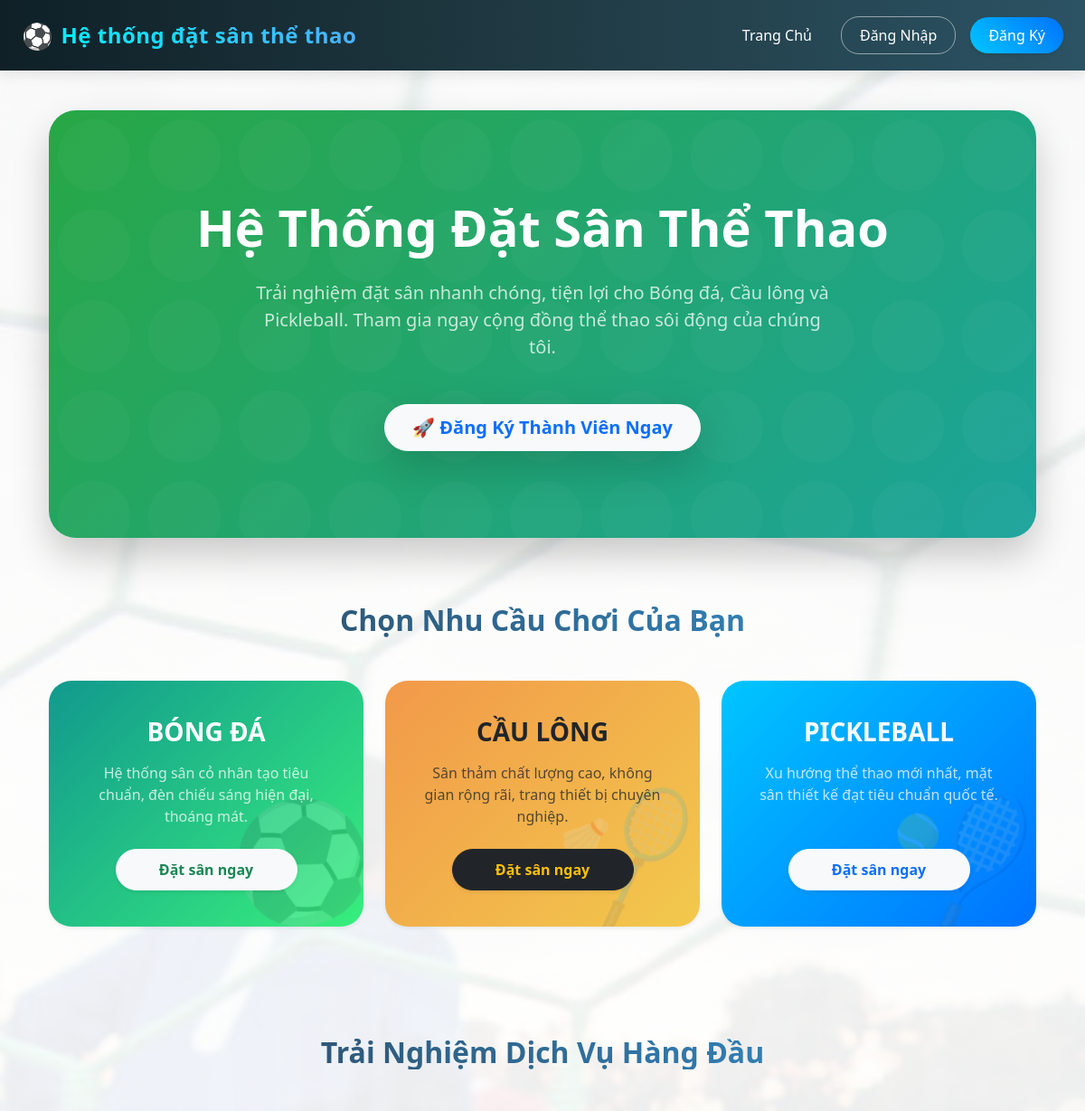
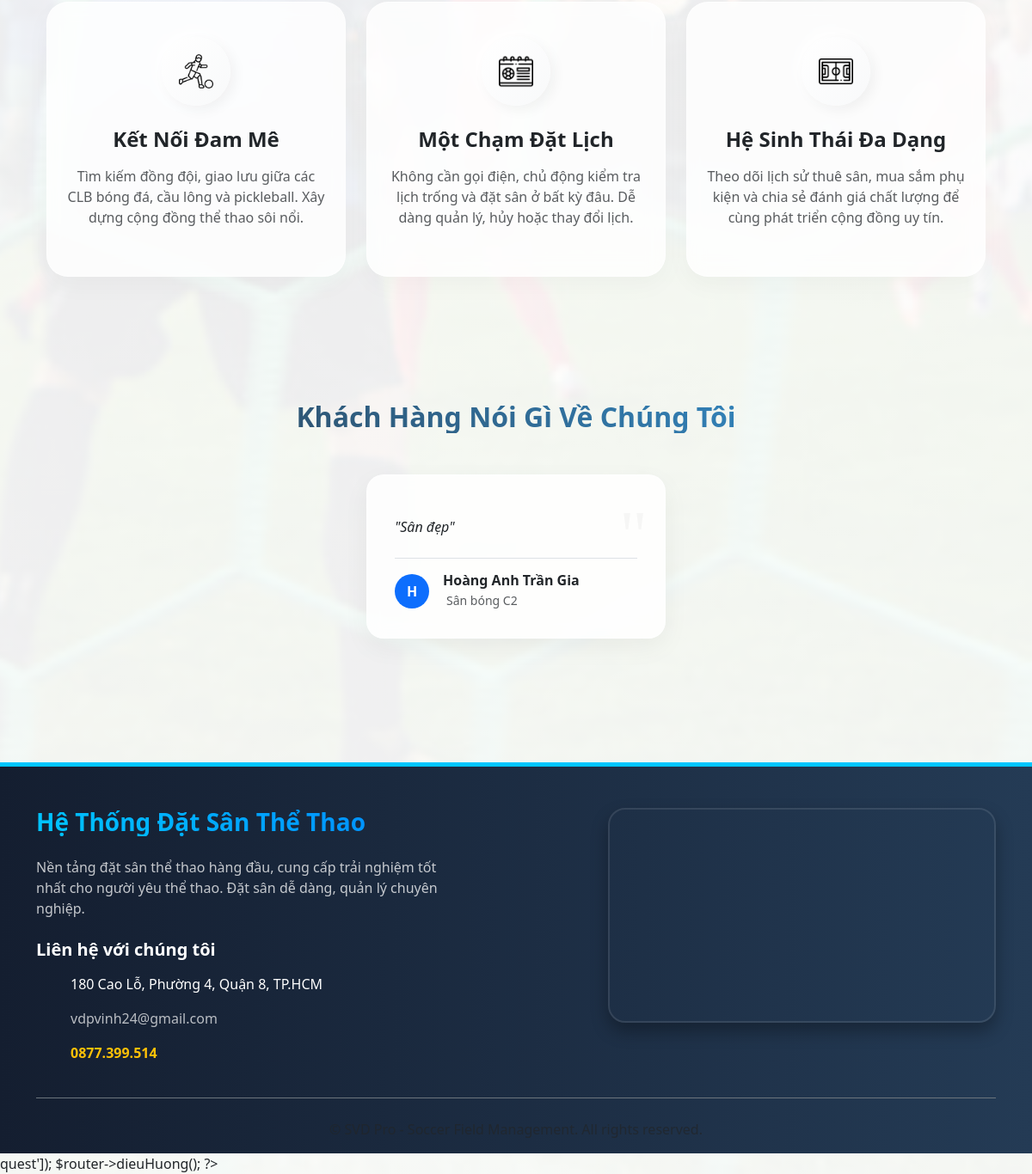
The page / on the database its author committed (2 pictures, top to bottom).
### tables this page shows
CREATE TABLE `danhgia` (
  `MaDG` int NOT NULL AUTO_INCREMENT,
  `MaKH` int NOT NULL,
  `MaSan` varchar(50) NOT NULL,
  `Diem` tinyint unsigned NOT NULL,
  `NoiDung` varchar(500) DEFAULT NULL,
  `NgayDanhGia` datetime DEFAULT NULL,
  `MaDatSan` int DEFAULT NULL,
  PRIMARY KEY (`MaDG`),
  KEY `FK_DanhGia_MaKH` (`MaKH`),
  KEY `FK_DanhGia_MaSan` (`MaSan`),
  KEY `FK_DanhGia_MaDatSan` (`MaDatSan`),
  CONSTRAINT `FK_DanhGia_MaDatSan` FOREIGN KEY (`MaDatSan`) REFERENCES `datsan` (`MaDatSan`),
  CONSTRAINT `FK_DanhGia_MaKH` FOREIGN KEY (`MaKH`) REFERENCES `khachhang` (`MaKH`),
  CONSTRAINT `FK_DanhGia_MaSan` FOREIGN KEY (`MaSan`) REFERENCES `san` (`MaSan`)
);

CREATE TABLE `khachhang` (
  `MaKH` int NOT NULL AUTO_INCREMENT,
  `HoTen` varchar(100) NOT NULL,
  `SDT` varchar(20) DEFAULT NULL,
  `Email` varchar(100) DEFAULT NULL,
  `DiaChi` varchar(255) DEFAULT NULL,
  `MaTK` int NOT NULL,
  PRIMARY KEY (`MaKH`),
  KEY `FK_KhachHang_MaTK` (`MaTK`),
  CONSTRAINT `FK_KhachHang_MaTK` FOREIGN KEY (`MaTK`) REFERENCES `taikhoan` (`MaTK`)
);

CREATE TABLE `san` (
  `MaSan` varchar(50) NOT NULL,
  `TenSan` varchar(100) NOT NULL,
  `GiaThue` decimal(12,2) NOT NULL,
  `TinhTrang` varchar(30) DEFAULT NULL,
  `MoTa` varchar(500) DEFAULT NULL,
  `MaLoai` varchar(10) NOT NULL,
  PRIMARY KEY (`MaSan`),
  KEY `FK_San_LoaiSan` (`MaLoai`),
  CONSTRAINT `FK_San_LoaiSan` FOREIGN KEY (`MaLoai`) REFERENCES `loaisan` (`MaLoai`)
);

### index.php (called while the page is built, shortened)
<?php
require_once __DIR__ . '/app/Core/Autoloader.php';
$router = new Router();
$router->get('auth/hienThiDangNhap', 'AuthController@hienThiDangNhap');
$router->post('auth/xuLyDangNhap', 'AuthController@xuLyDangNhap');
$router->post('/auth/dangXuat', 'AuthController@dangXuat');
$router->get('dang-xuat', [AuthController::class, 'dangXuat']);
$router->get('dat-san', [DatsanController::class, 'chonSan']);
$router->post('/get-khung-gio-trong', [DatsanController::class, 'getKhungGioTrong']);
$router->post('/kiem-tra-san', [DatsanController::class, 'kiemTraVaTinhGia']);
$router->post('luu-tam-dat-san', [DatsanController::class, 'luuTamDatSan']);
$router->post('luu-tam-dich-vu', [DatsanController::class, 'luuTamDichVu']);
$router->get('xac-nhan-thanh-toan', [DatsanController::class, 'xacNhanThanhToan']);
$router->post('hoan-tat-dat-san', [DatsanController::class, 'hoanTatDatSan']);
$router->get('thanh-cong', [DatsanController::class, 'thanhCong']);
$router->get('loi-thanh-toan', [DatsanController::class, 'loiThanhToan']);
$router->get('chon-dich-vu', [DatsanController::class, 'chonDichVu']);
$router->get('datsan/dat-co-dinh', [DatsanController::class, 'showDatCoDinhForm']);
$router->post('datsan/kiem-tra-co-dinh', [DatsanController::class, 'handleKiemTraCoDinh']);
$router->post('datsan/luu-tam-dat-co-dinh', [DatsanController::class, 'luuTamDatCoDinh']);
$router->get('admin-dashboard', [AdminController::class, 'hienThiDashboard']);
$router->get('admin-san', [AdminController::class, 'quanLySan']);
$router->get('form-them-san', [AdminController::class, 'hienThiThemSan']);
$router->post('admin-san-them', [AdminController::class, 'xuLyThemSan']);
$router->post('admin-san-xoa', [AdminController::class, 'xuLyXoaSan']);
$router->get('admin-san-sua', [AdminController::class, 'hienThiSuaSan']);
$router->post('admin-san-capnhat', [AdminController::class, 'xuLySuaSan']);
$router->get('forgot-password', [AuthController::class, 'hienThiQuenMatKhau']);
$router->post('forgot-password', [AuthController::class, 'guiEmailReset']);
$router->get('reset-password', [AuthController::class, 'hienThiDatLaiMatKhau']);
$router->post('reset-password', [AuthController::class, 'datLaiMatKhau']);
$router->get('/admin/datsan-theo-ngay', 'AdminController@hienThiDatSanTheoNgay');
$router->post('/admin/datsan-theo-ngay', 'AdminController@xuLyDatSanTheoNgay');
$router->get('/admin/khachhang', 'AdminController@quanLyKhachHang');
$router->post('/admin/khachhang', 'AdminController@quanLyKhachHang');
$router->get('/admin/nhaphang', 'AdminController@nhapHang');
$router->post('/admin/nhaphang', 'AdminController@xuLyNhapHang');
$router->get('admin/booking-details', 'AdminController@bookingDetails');
$router->get('admin/kho-hang', 'AdminController@khoHang');
$router->get('admin/kho-hang/them', 'AdminController@themSanPham');
$router->post('admin/kho-hang/them', 'AdminController@xuLyThemSanPham');
$router->get('admin/kho-hang/sua', 'AdminController@suaSanPham');
$router->post('admin/kho-hang/sua', 'AdminController@xuLySuaSanPham');
$router->post('admin/kho-hang/xoa', 'AdminController@xuLyXoaSanPham');
$router->get('admin/don-hang', 'AdminController@quanLyDonHang');
$router->post('admin/don-hang/cap-nhat', 'AdminController@xuLyCapNhatTrangThaiDonHang');
$router->get('admin/nhan-vien', 'AdminController@quanLyNhanVien');
$router->get('admin/nhan-vien/them', 'AdminController@hienThiThemNhanVien');
$router->post('admin/nhan-vien/xu-ly-them', 'AdminController@xuLyThemNhanVien');
$router->post('admin/nhan-vien/xoa', 'AdminController@xuLyXoaNhanVien');
$router->get('store', 'StoreController@index');
$router->post('cart/add', 'CartController@add');
$router->get('cart', 'CartController@index');
$router->get('cart/count', 'CartController@getCartCount');
$router->post('cart/update', 'CartController@update');
$router->post('cart/remove', 'CartController@remove');
$router->get('checkout', 'CheckoutController@index');
$router->post('checkout/place-order', 'CheckoutController@placeOrder');
$router->get('checkout/success', 'CheckoutController@success');
$router->get('user/profile', 'UserController@showProfile');
$router->get('user/booking-history', 'UserController@bookingHistory');
$router->get('user/booking-details', 'UserController@bookingDetails');
$router->get('user/invoice-history', 'UserController@invoiceHistory');
$router->get('admin/revenue', 'AdminController@hienThiDoanhThu');
$router->dieuHuong();
?>quest']);

### app/Controllers/HomeController.php (called while the page is built, shortened)
<?php
class HomeController extends Controller {
    public function index() {
        $danhGiaModel = new DanhGiaModel();
        $recentReviews = $danhGiaModel->getRecentReviews(3);
        $this->view('home/index', [
            'title' => 'Trang Chủ Hệ Thống Quản Lý Sân Vận Động',
            'recentReviews' => $recentReviews
        ]);
    }
}

### app/Core/Autoloader.php (called while the page is built, shortened)
<?php
spl_autoload_register(function ($className) {
    $prefix = 'App\\';
    $baseDir = __DIR__ . '/../';
    $len = strlen($prefix);
    $relativeClass = substr($className, $len);
    $file = $baseDir . str_replace('\\', '/', $relativeClass) . '.php';
});

### app/Models/DanhGiaModel.php (called while the page is built, shortened)
<?php
require_once 'Database.php';
class DanhGiaModel {
    private $db;
    public function __construct() {
        $database = new Database();
        $this->db = $database->connect();
    }
    public function getRecentReviews(int $limit = 3): array {
        $sql = "SELECT
                    dg.Diem,
                    dg.NoiDung,
                    dg.NgayDanhGia,
                    kh.HoTen,
                    sb.TenSan,
                    ds.NgayDat,
                    ds.GioBatDau
                FROM
                    danhgia AS dg
                JOIN
                    khachhang AS kh ON dg.MaKH = kh.MaKH
                JOIN
                    datsan AS ds ON dg.MaDatSan = ds.MaDatSan
                JOIN
                    san AS sb ON ds.MaSan = sb.MaSan
                ORDER BY
                    dg.NgayDanhGia DESC
                LIMIT :limit";
        try {
            $stmt = $this->db->prepare($sql);
            $stmt->bindParam(':limit', $limit, \PDO::PARAM_INT);
            $stmt->execute();
            return $stmt->fetchAll();
        } catch (\PDOException $e) {
            error_log("SQL Error fetching recent reviews: " . $e->getMessage());
            return [];
        }
    }
}

### app/Models/Database.php (called while the page is built, shortened)
<?php
class Database {
    private $host = DB_HOST;
    private $db_name = DB_NAME;
    private $username = DB_USER;
    private $password = DB_PASS;
    private static $conn;
    public function connect() {
        self::$conn = null;
        $dsn = "mysql:host={$this->host};dbname={$this->db_name};charset=utf8";
        try {
            self::$conn = new PDO($dsn, $this->username, $this->password);
            self::$conn->setAttribute(PDO::ATTR_ERRMODE, PDO::ERRMODE_EXCEPTION);
            self::$conn->setAttribute(PDO::ATTR_DEFAULT_FETCH_MODE, PDO::FETCH_ASSOC);
        } catch(PDOException $exception) {
            echo "Lỗi kết nối CSDL: " . $exception->getMessage();
            throw $exception;
        }
        return self::$conn;
    }
}

### views/home/index.php (the view, shortened to what this page needs)
<?php
require_once __DIR__ . '/../layouts/header.php';
?>
<div class="container">
    <div id="hero-banner" class="p-5 mb-5 text-center text-white">
        <div class="container-fluid py-5 position-relative" style="z-index: 2;">
            <h1 class="display-4 fw-bold mb-4 text-shadow">Hệ Thống Đặt Sân Thể Thao</h1>
            <p class="col-md-8 fs-5 mx-auto mb-5 opacity-75">
                Trải nghiệm đặt sân nhanh chóng, tiện lợi cho Bóng đá, Cầu lông và Pickleball. Tham gia ngay cộng đồng thể thao sôi động của chúng tôi.
            </p>
            <?php if (!isset($_SESSION['user_logged_in'])): ?>
                <a href="<?php echo BASE_URL; ?>auth/hienThiDangKy" class="btn btn-light text-primary btn-lg btn-custom shadow-lg">🚀 Đăng Ký Thành Viên Ngay</a>
            <?php endif; ?>
        </div>
    </div>
    <div id="booking-section" class="mb-5 py-4">
        <h2 class="section-title">Chọn Nhu Cầu Chơi Của Bạn</h2>
        <div class="row g-4 justify-content-center">
            <div class="col-lg-4 col-md-6">
                <?php $linkBD = isset($_SESSION['user_logged_in']) ? BASE_URL . 'datsan/chonsan?loai=bd' : BASE_URL . 'auth/hienThiDangNhap'; ?>
                <a href="<?php echo $linkBD; ?>" class="text-decoration-none">
                    <div class="card sport-card h-100 shadow-sm text-white bg-football p-4">
                        <div class="card-body d-flex flex-column text-center">
                            <h3 class="fw-bold mb-3">BÓNG ĐÁ</h3>
                            <p class="mb-4 opacity-75">Hệ thống sân cỏ nhân tạo tiêu chuẩn, đèn chiếu sáng hiện đại, thoáng mát.</p>
                            <div class="mt-auto">
                                <span class="btn btn-light text-success btn-custom w-75 mx-auto shadow-sm">Đặt sân ngay</span>
                            </div>
                            <div class="sport-icon-bg">⚽</div>
                        </div>
                    </div>
                </a>
            </div>
            <div class="col-lg-4 col-md-6">
                <?php $linkCL = isset($_SESSION['user_logged_in']) ? BASE_URL . 'datsan/chonsan?loai=cl' : BASE_URL . 'auth/hienThiDangNhap'; ?>
                <a href="<?php echo $linkCL; ?>" class="text-decoration-none">
                    <div class="card sport-card h-100 shadow-sm text-dark bg-badminton p-4">
                        <div class="card-body d-flex flex-column text-center">
                            <h3 class="fw-bold mb-3">CẦU LÔNG</h3>
                            <p class="mb-4 opacity-75">Sân thảm chất lượng cao, không gian rộng rãi, trang thiết bị chuyên nghiệp.</p>
                            <div class="mt-auto">
                                <span class="btn btn-dark text-warning btn-custom w-75 mx-auto shadow-sm">Đặt sân ngay</span>
                            </div>
                            <div class="sport-icon-bg">🏸</div>
                        </div>
                    </div>
                </a>
            </div>
            <div class="col-lg-4 col-md-6">
                <?php $linkPKB = isset($_SESSION['user_logged_in']) ? BASE_URL . 'datsan/chonsan?loai=pkb' : BASE_URL . 'auth/hienThiDangNhap'; ?>
                <a href="<?php echo $linkPKB; ?>" class="text-decoration-none">
                    <div class="card sport-card h-100 shadow-sm text-white bg-pickleball p-4">
                        <div class="card-body d-flex flex-column text-center">
                            <h3 class="fw-bold mb-3">PICKLEBALL</h3>
                            <p class="mb-4 opacity-75">Xu hướng thể thao mới nhất, mặt sân thiết kế đạt tiêu chuẩn quốc tế.</p>
                            <div class="mt-auto">
                                <span class="btn btn-light text-primary btn-custom w-75 mx-auto shadow-sm">Đặt sân ngay</span>
                            </div>
                            <div class="sport-icon-bg">🎾</div>
                        </div>
                    </div>
                </a>
            </div>
        </div>
    </div>
    <div class="py-5 mb-5">
        <h2 class="section-title">Trải Nghiệm Dịch Vụ Hàng Đầu</h2>
        <div class="row g-4 text-center features-section">
            <div class="col-md-4">
                <div class="feature-item">
                    <div class="feature-icon-wrapper">
                        <img src="<?php echo BASE_URL; ?>public/images/image_5.png" alt="" class="img-fluid" style="max-width: 40px;">
                    </div>
                    <h4 class="fw-bold text-dark mb-3">Kết Nối Đam Mê</h4>
                    <p class="text-muted">Tìm kiếm đồng đội, giao lưu giữa các CLB bóng đá, cầu lông và pickleball. Xây dựng cộng đồng thể thao sôi nổi.</p>
                </div>
            </div>
            <div class="col-md-4">
                <div class="feature-item">
                    <div class="feature-icon-wrapper">
                        <img src="<?php echo BASE_URL; ?>public/images/image_4.png" alt="" class="img-fluid" style="max-width: 40px;">
                    </div>
                    <h4 class="fw-bold text-dark mb-3">Một Chạm Đặt Lịch</h4>
                    <p class="text-muted">Không cần gọi điện, chủ động kiểm tra lịch trống và đặt sân ở bất kỳ đâu. Dễ dàng quản lý, hủy hoặc thay đổi lịch.</p>
                </div>
            </div>
            <div class="col-md-4">
                <div class="feature-item">
                    <div class="feature-icon-wrapper">
                        <img src="<?php echo BASE_URL; ?>public/images/image_3.png" alt="" class="img-fluid" style="max-width: 40px;">
                    </div>
                    <h4 class="fw-bold text-dark mb-3">Hệ Sinh Thái Đa Dạng</h4>
                    <p class="text-muted">Theo dõi lịch sử thuê sân, mua sắm phụ kiện và chia sẻ đánh giá chất lượng để cùng phát triển cộng đồng uy tín.</p>
                </div>
            </div>
        </div>
    </div>
    <?php if (isset($recentReviews) && !empty($recentReviews)): ?>
    <div class="py-5 mb-5">
        <h2 class="section-title">Khách Hàng Nói Gì Về Chúng Tôi</h2>
        <div class="row g-4 justify-content-center">
            <?php foreach ($recentReviews as $review): ?>
                <div class="col-lg-4 col-md-6">
                    <div class="card review-card h-100 p-3">
                        <div class="card-body d-flex flex-column">
                            <blockquote class="blockquote mb-4 flex-grow-1">
                                <p class="fs-6 fst-italic text-dark">"<?php echo htmlspecialchars($review['NoiDung']); ?>"</p>
                            </blockquote>
                            <div class="d-flex align-items-center mt-auto border-top pt-3">
                                <div class="rounded-circle bg-primary text-white d-flex align-items-center justify-content-center fw-bold me-3" style="width: 40px; height: 40px;">
                                    <?php echo strtoupper(substr($review['HoTen'], 0, 1)); ?>
                                </div>
                                <div>
                                    <h6 class="mb-0 fw-bold"><?php echo htmlspecialchars($review['HoTen']); ?></h6>
                                    <small class="text-muted"><i class="fas fa-map-marker-alt me-1 text-danger"></i><?php echo htmlspecialchars($review['TenSan']); ?></small>
                                </div>
                            </div>
                        </div>
                    </div>
                </div>
            <?php endforeach; ?>
        </div>
    </div>
    <?php endif; ?>
</div>
<?php
require_once __DIR__ . '/../layouts/footer.php';
?>

### rows shown on the page
danhgia: NoiDung "Sân đẹp", MaKH.HoTen "H", MaKH.HoTen "Hoàng Anh Trần Gia", MaSan.TenSan "Sân bóng C2"
